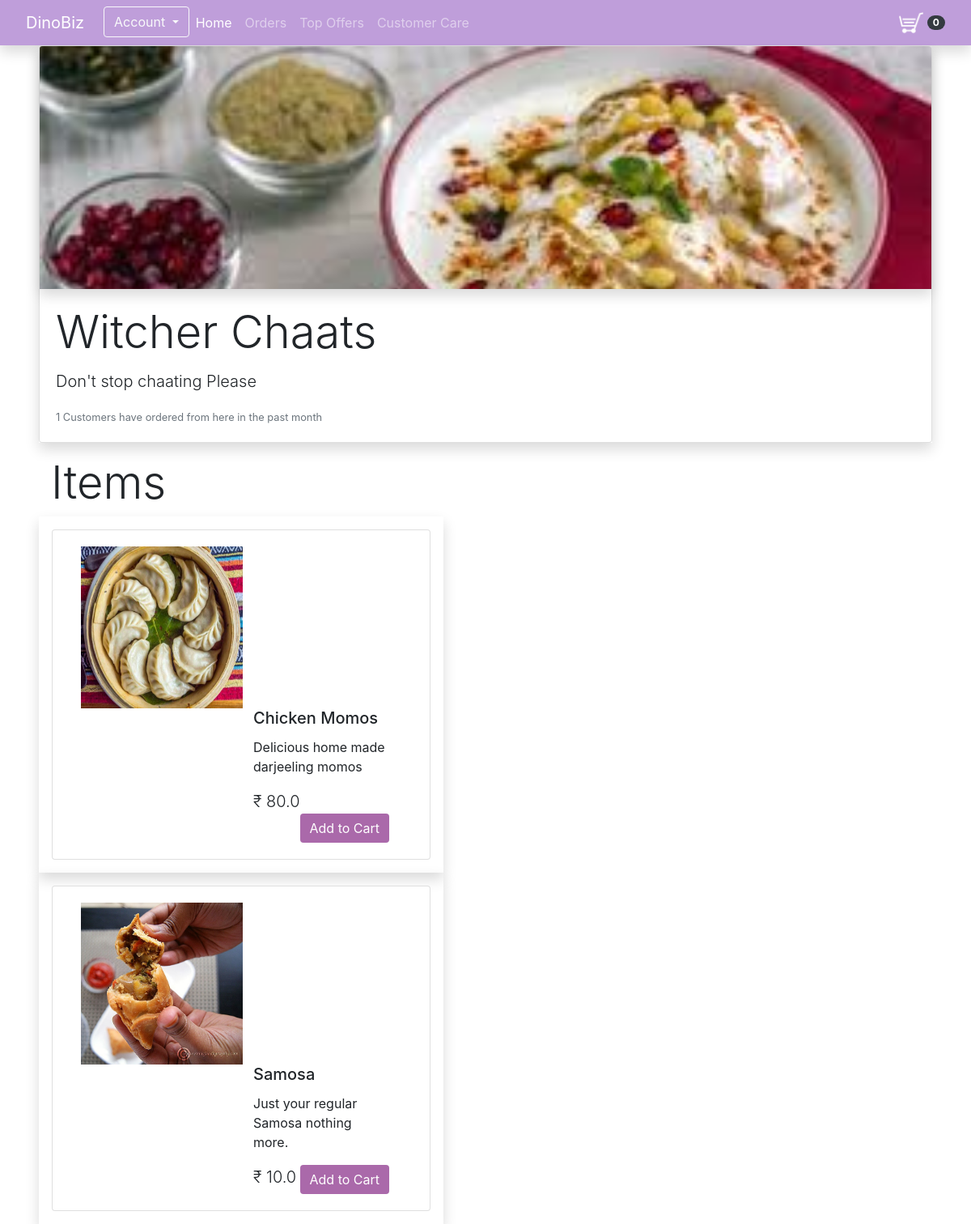
The app's page /sellerpage/3/ (signed in) with its own data.
### accounts/models.py (models this page shows, shortened)
class Seller(models.Model):
    user = models.OneToOneField(User, null=True,blank=True,on_delete=models.CASCADE)
    fname = models.CharField(max_length=200,null=True)
    lname = models.CharField(max_length=200,null=True)
    company = models.CharField(max_length=100,null=True)
    address=  models.CharField(max_length=300,null=True)
    locality = models.CharField(max_length=100,null=True)
    email = models.CharField(max_length=200,null=True,)
    s_phone = models.CharField(max_length=12,null=True)
    date_created = models.DateField(auto_now_add=True,null=True)
    description = models.CharField(max_length=500,null=True,blank=True)
    image=models.ImageField(null=True,blank=True,upload_to="images/")
    tags = models.ManyToManyField(Tag)
    pswd = models.CharField(max_length=200, null=True)
    conf_pswd = models.CharField(max_length=200, null=True)

class Product(models.Model):
    name = models.CharField(max_length=200,null=True)
    price = models.FloatField(null=True)
    seller = models.ForeignKey(Seller,null=True, on_delete=models.SET_NULL)
    image=models.ImageField(null=True,blank=True,upload_to="images/product/",default='default/product.jpg')
    category = models.CharField(max_length=200,null=True)
    description = models.CharField(max_length=500,null=True,blank=True)

### accounts/views.py (the view)
# urls.py: path('sellerpage/<str:pk>/', views.order, name="order"),
def order(request,pk):
    if request.user.is_authenticated:
        customer=request.user.customer
        cart,created = Cart.objects.get_or_create(customer=customer)
        items = cart.cartitem_set.all()
        cartitems = cart.get_cart_items
    else:
        items=[]
        order = {'get_cart_total':0,'get_cart_items':0}
    seller=Seller.objects.get(id=pk)
    products=Product.objects.filter(seller=seller)
    orders=seller.order_set.all()
    orders_count=orders.count()
    context={'seller':seller,'orders':orders,'orders_count':orders_count,'products':products,'cartitems':cartitems}
    return render(request,'sellerpage.html',context)

### accounts/models.py (called while the page is built)
    @property
    def get_cart_items(self):
        cartitems= self.cartitem_set.all()
        total=sum([item.quantity for item in cartitems])
        return total

### templates/sellerpage.html (shortened to what this page needs)
{% include 'common/user_header.html' %}
{% load static %}
{% load crispy_forms_tags %}
<nav class="navbar navbar-expand-lg navbar-dark shadow">
  <a class="navbar-brand ml-3" href="#">DinoBiz</a>
  <div class="collapse navbar-collapse ml-2" id="navbarNav">
    <ul class="navbar-nav">
      <li class="nav-item">
        <div class="dropdown">
          <button class="btn btn-outline-light dropdown-toggle" type="button" id="dropdownMenuButton" data-toggle="dropdown" aria-haspopup="true" aria-expanded="false">
            Account
          </button>
        </div>
      </li>
      <li class="nav-item active">
        <a class="nav-link" href="{% url 'uHome' %}">Home <span class="sr-only">(current)</span></a>
      </li>
      <li class="nav-item ">
        <a class="nav-link"  href="{% url 'orders' %}">Orders</a>
      </li>
      <li class="nav-item">
        <a class="nav-link" href="#">Top Offers</a>
      </li>
      <li class="nav-item">
        <a class="nav-link" href="#">Customer Care</a>
      </li>
    </ul>
  </div>
  <a href="{% url 'cart' %}" class="float-right mr-3">
    <img src="{% static 'img/cart.png' %}" alt="HTML tutorial" style="width:30px;height:30px;">
    <span class="badge badge-pill badge-dark">{{ cartitems }}</span>
  </a>
  </nav>
  <section class="banner mr-5 ml-5 shadow">
    <div class="card mb-3">
      <img class="card-img-top shadow" src="{{ seller.image.url }}" alt="Card image cap" height="300px" >
      <div class="card-body">
        <h5 class="card-title display-4">{{ seller.company }}</h5>
        <p class="card-text lead">{{ seller.description }}</p>
        <p class="card-text"><small class="text-muted">{{ orders_count }} Customers have ordered from here in the past month</small></p>
      </div>
    </div>
  </section>
  <section class="products mr-5 ml-5 col-5">
    <h4 class="display-4">Items</h4>
    {% for p in products %}
      <div class="row shadow p-3">
        <div class="card col-12">
          <div class="card-body ">
            <img class="card-img-left" src="{{ p.image.url }}" alt="" height="200px" width="200px">
            <div class="content col-6 float-right">
              <h5 class="card-title">{{ p.name }}</h5>
              <p class="card-text">{{ p.description }}</p>
              <p class="lead" style="display:inline;">₹ {{ p.price}}</p>
              <button data-product="{{ p.id }}" data-action="add" class="btn btn-dark float-right update-cart">Add to Cart</button>
            </div>
          </div>
        </div>
      </div>
{% endfor %}
  </section>
  {% include 'common/user_footer.html' %}

### templates/common/user_header.html (shortened to what this page needs)
<!DOCTYPE html>
<html lang="en">
<head>
    {% load static %}
    <link rel="stylesheet" href="{% static 'css/userhome.css' %}">
    <link rel="stylesheet" href="{% static 'css/bootstrap.min.css' %}" >

### templates/common/user_footer.html (shortened to what this page needs)
</body>
    {% load static %}
</html>

### statics/css/userhome.css (style rules this page uses)
nav { background: #bf9eda; }
nav a { color: ivory; }
.banner .card img { -o-object-fit: cover; object-fit: cover; -o-object-position: 20% 10%; object-position: 20% 10%; }
.banner .card .card-body { position: -webkit-sticky; position: sticky; }
.products div button { background: #aa69aa; border: none; }

### records on screen
Seller: image (picture), company "Witcher Chaats", description "Don't stop chaating Please"
Product: image (picture), name "Chicken Momos", description "Delicious home made darjeeling momos", price "80.0"
Product: image (picture), name "Samosa", description "Just your regular Samosa nothing more.", price "10.0"

### other values on screen
{{ cartitems }} "0"
{{ orders_count }} "1"
